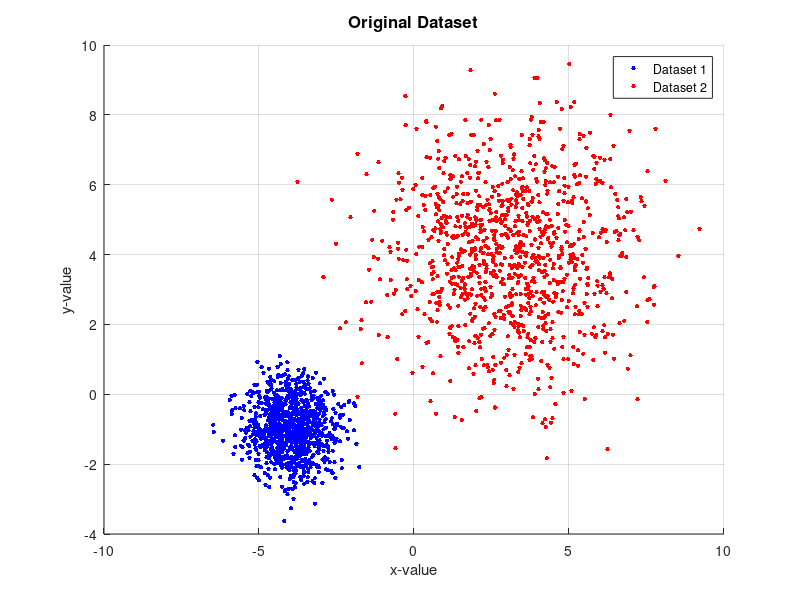

Recreate this plot in MATLAB. (Note: this script raises an error after producing the figure.)
close all;
clear;
clc;

%generated a 2D dataset with 2 slightly overlapping clustered 
%each cluster has 1000 point each

N=1000;

%dataset 1
mean1=[-4 -1];
std1= 0.75;

cluster1= randn(N,2)*std1+mean1;

%dataset 2
mean2=[3 4];
std2=2.00;

cluster2= randn(N,2)* std2+mean2;

%plot the datasets

figure;
hold on;

plot(cluster1(:,1), cluster1(:,2),'b.','MarkerSize',10);
plot(cluster2(:,1), cluster2(:,2), 'r.', 'MarkerSize',10);
legend('Dataset 1', 'Dataset 2');
xlabel('x-value');
ylabel('y-value');
title('Original Dataset', 'FontSize',12);
grid on;
hold off;

%joining both data into a single colour dataset
TrainData=[cluster1; cluster2];

%plot  into a figure
PlotConcatenateDatase(TrainData);
